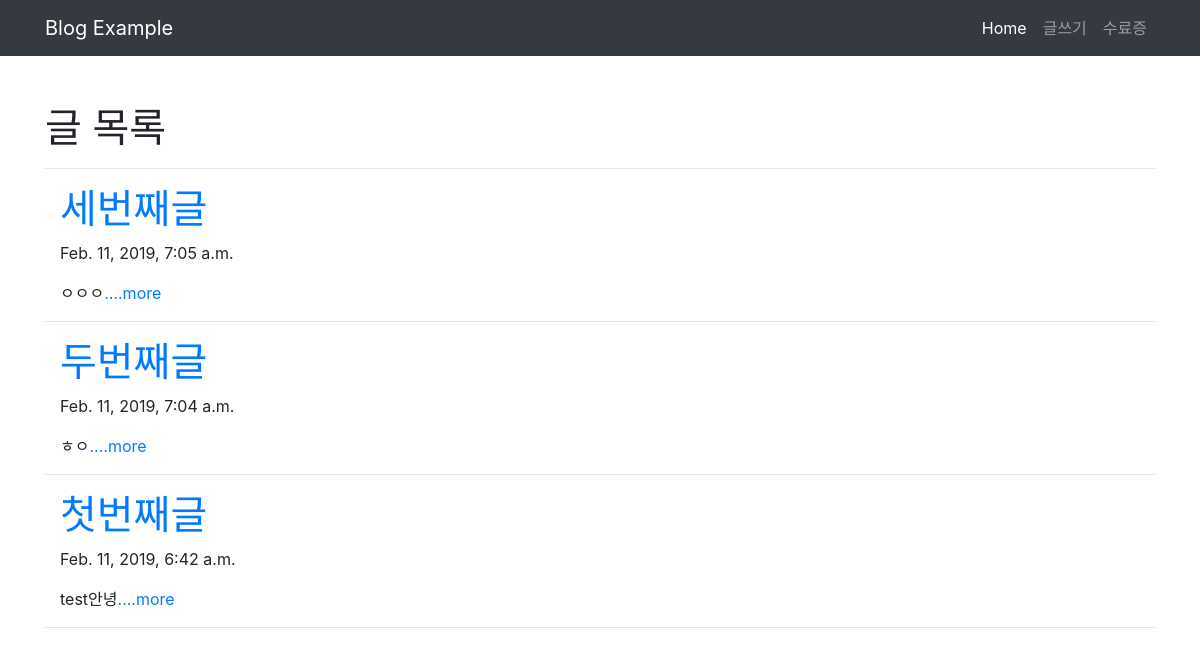
/blog/allList/, run on an earlier commit of the app's database.
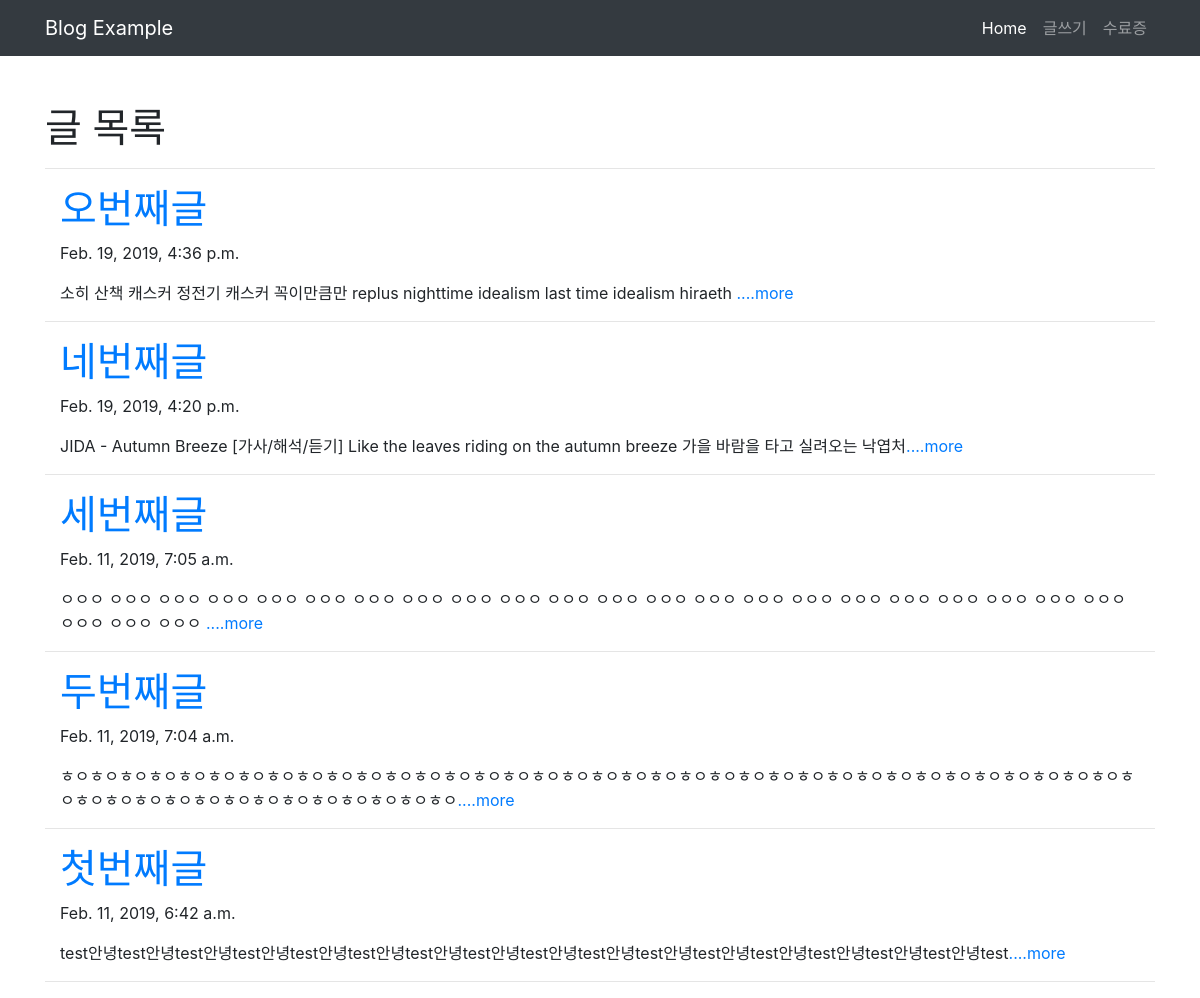
And on a later commit of the database.
### blog/models.py (models this page shows, shortened)
class Blog(models.Model):
    title = models.CharField(max_length=200)
    pub_date = models.DateTimeField('date published')
    body = models.TextField()
    def summary(self):
        return self.body[:100]

### blog/views.py (the view)
# urls.py: path('blog/allList/',blog.views.allList, name='allList'),
def allList(request):
    blogs = Blog.objects
    return render(request,'allList.html',{'blogs' : blogs.order_by("id").reverse()})    # 최신순(역순)으로 정렬

### blog/templates/allList.html (shortened to what this page needs)
<!DOCTYPE html>
<html lang="en">
<head>
    <link rel="stylesheet" href="https://stackpath.bootstrapcdn.com/bootstrap/4.1.3/css/bootstrap.min.css"
>
</head>
<body>
    <nav class="navbar navbar-expand-lg navbar-dark bg-dark">
        <div class="container">
            <a class="navbar-brand" href="{% url 'home' %}">Blog Example</a>
            <div class="collapse navbar-collapse" id="navbarNavAltMarkup">
                <div class="navbar-nav ml-auto">
                    <a class="nav-item nav-link active" href="{% url 'home' %}">Home</span></a>
                    <a class="nav-item nav-link" href="{% url 'new' %}">글쓰기</a>
                    <a class="nav-item nav-link" href="#">수료증</a>
                </div>
            </div>
        </div>
    </nav>
    <div class="container marketing">
        <br><br>
        <h1>글 목록</h1>
        <hr class="featurette-divider">
        {% for blog in blogs.all %}
        <div class="container">
            <a href="{% url 'detail' blog.id %}">
                <h1>{{ blog.title }}</h1>
            </a>
            <p>{{ blog.pub_date }}</p>
            <p>{{ blog.summary }}<a href="{% url 'detail' blog.id %}">....more</a></p>
        </div>
        <hr class="featurette-divider">
        {% endfor %}
    </div>
</body>
</html>

What changed in the data, as far as the page shows it:
added Blog: title "오번째글", pub_date "Feb. 19, 2019, 4:36 p.m.", summary "소히 산책 캐스커 정전기 캐스커 꼭이만큼만 replus nighttime idealism last time idealism hiraeth"
added Blog: title "네번째글", pub_date "Feb. 19, 2019, 4:20 p.m.", summary "JIDA - Autumn Breeze [가사/해석/듣기] Like the leaves riding on the autumn breeze 가을 바람을 타고 실려오는 낙엽처"
changed Blog "세번째글": summary "ㅇㅇㅇ" → "ㅇㅇㅇ ㅇㅇㅇ ㅇㅇㅇ ㅇㅇㅇ ㅇㅇㅇ ㅇㅇㅇ ㅇㅇㅇ ㅇㅇㅇ ㅇㅇㅇ ㅇㅇㅇ ㅇㅇㅇ ㅇㅇㅇ ㅇㅇㅇ ㅇㅇㅇ ㅇㅇㅇ ㅇㅇㅇ ㅇㅇㅇ ㅇㅇㅇ ㅇㅇㅇ ㅇㅇㅇ ㅇㅇㅇ ㅇㅇㅇ ㅇㅇㅇ ㅇㅇㅇ ㅇㅇㅇ"
changed Blog "두번째글": summary "ㅎㅇ" → "ㅎㅇㅎㅇㅎㅇㅎㅇㅎㅇㅎㅇㅎㅇㅎㅇㅎㅇㅎㅇㅎㅇㅎㅇㅎㅇㅎㅇㅎㅇㅎㅇㅎㅇㅎㅇㅎㅇㅎㅇㅎㅇㅎㅇㅎㅇㅎㅇㅎㅇㅎㅇㅎㅇㅎㅇㅎㅇㅎㅇㅎㅇㅎㅇㅎㅇㅎㅇㅎㅇㅎㅇㅎㅇㅎㅇㅎㅇㅎㅇㅎㅇㅎㅇㅎㅇㅎㅇㅎㅇㅎㅇㅎㅇㅎㅇㅎㅇㅎㅇ"
changed Blog "첫번째글": summary "test안녕" → "test안녕test안녕test안녕test안녕test안녕test안녕test안녕test안녕test안녕test안녕test안녕test안녕test안녕test안녕test안녕test안녕test"
